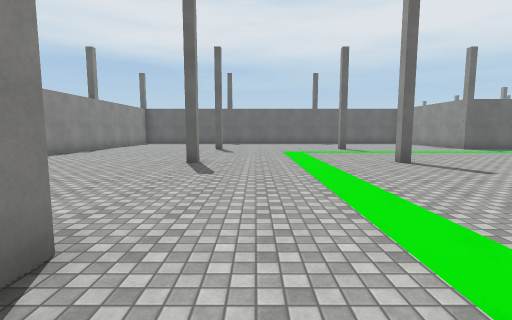
[1] (above)

24 first-person views from a walk through a Unity game level. The camera is 1.5 m above the floor, tilts 6° down and sees 85° across. The floor is counted in squares, 2 m on a side. Each view is taken from the middle of a square. On the plan, view 1 faces up. The plan holds only what a view shows up to about 10 squares ahead; the rest is blank. The place goes on beyond the plan. The player is left out. Surface patterns are stand-ins for the level's own textures.

[2]
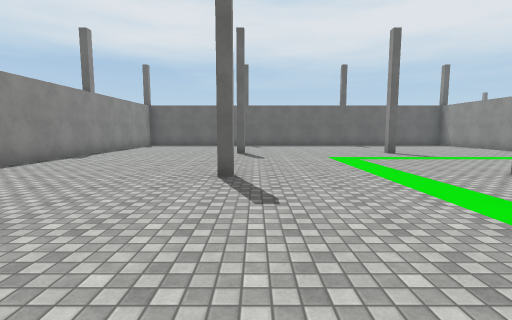

[3]
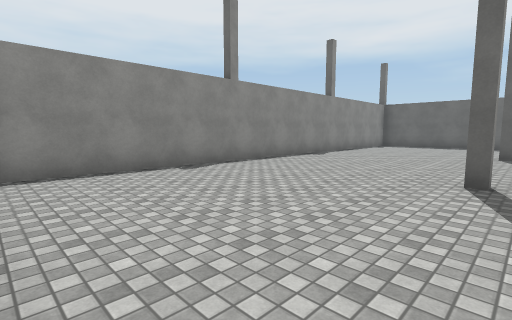

[4]
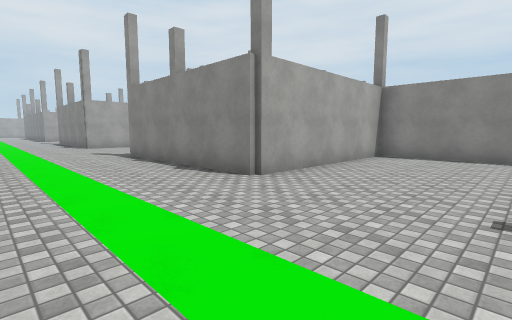

[5]
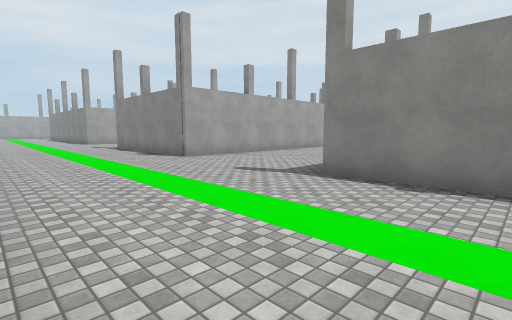

[6]
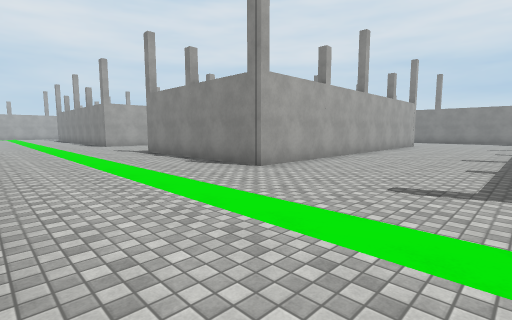

[7]
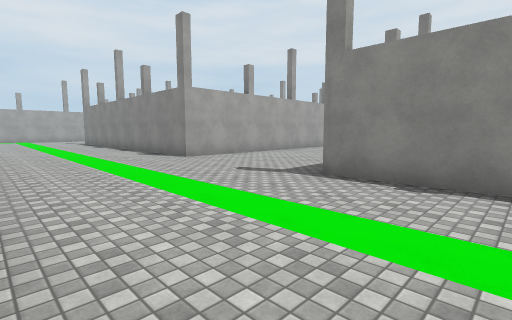

[8]
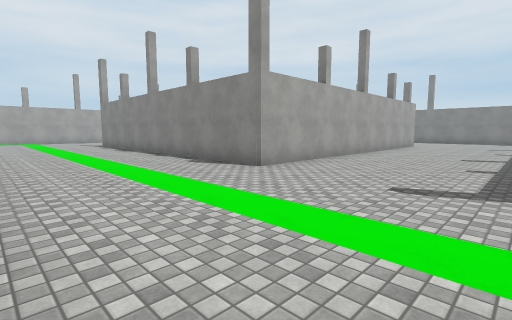

[9]
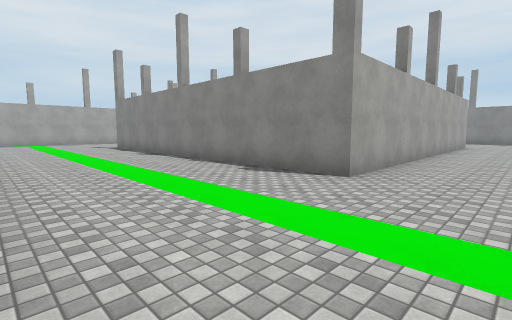

[10]
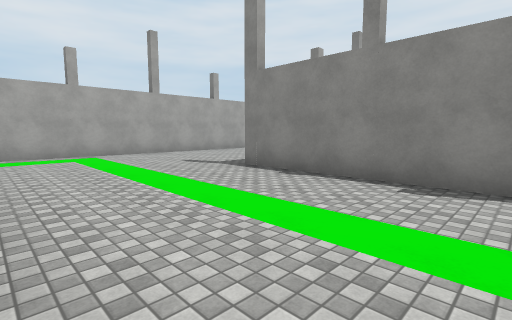

[11]
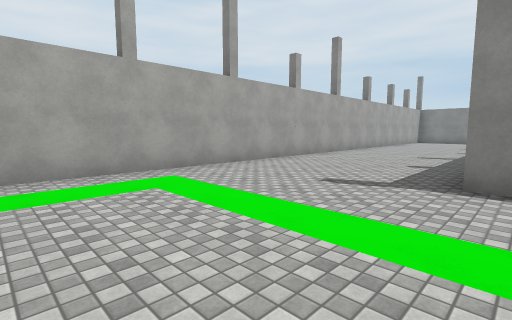

[12]
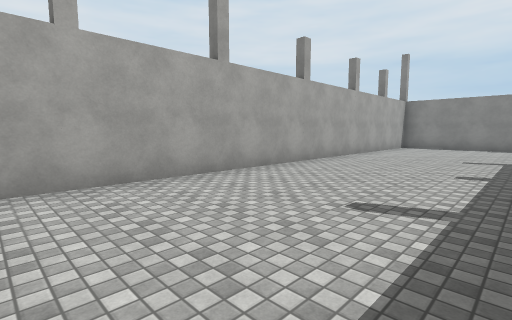

[13]
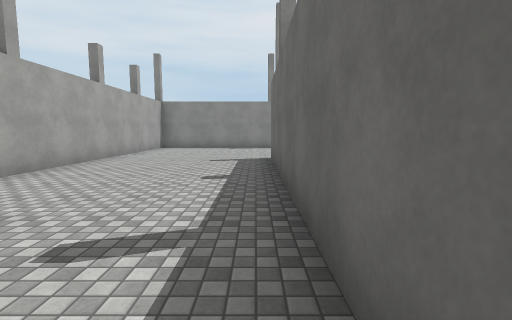

[14]
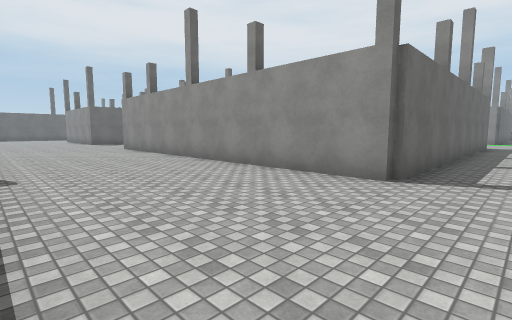

[15]
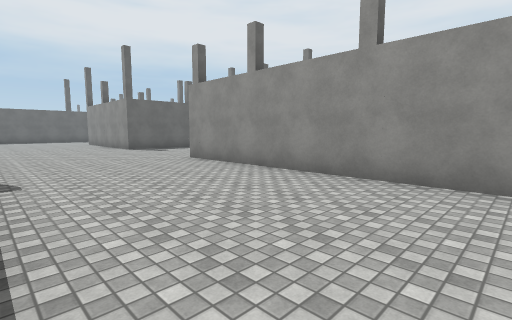

[16]
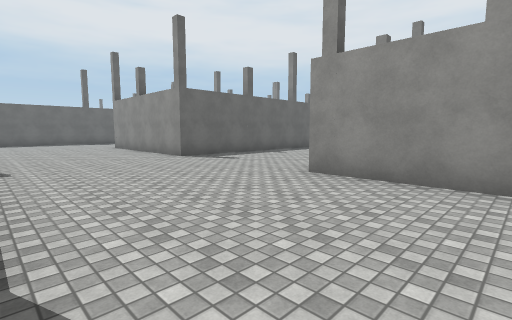

[17]
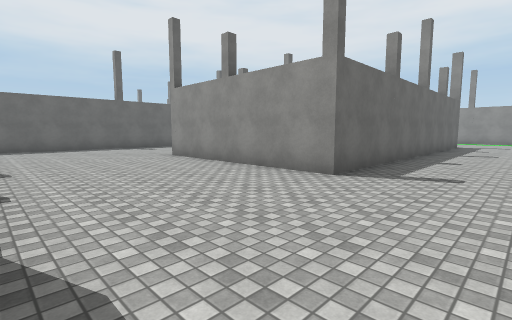

[18]
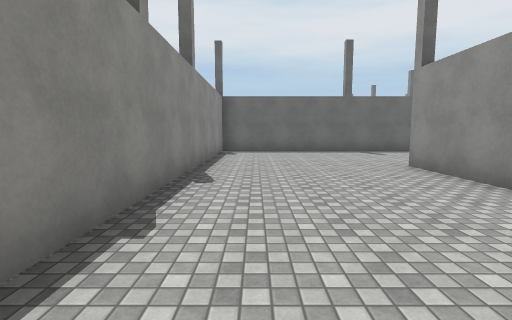

[19]
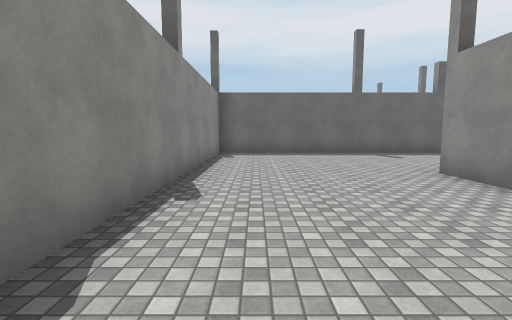

[20]
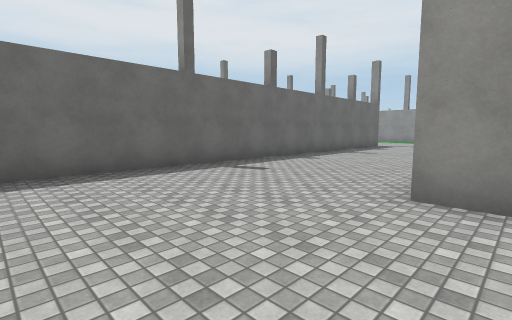

[21]
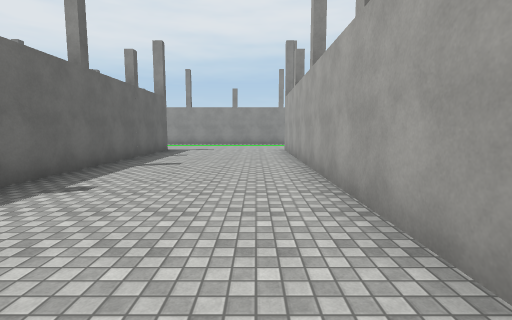

[22]
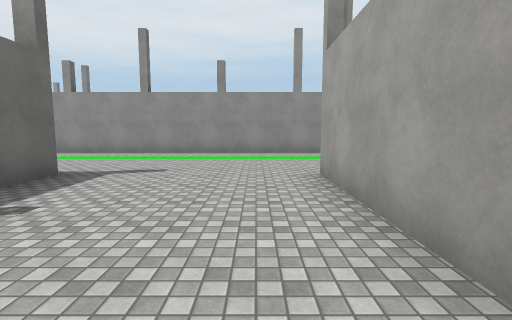

[23]
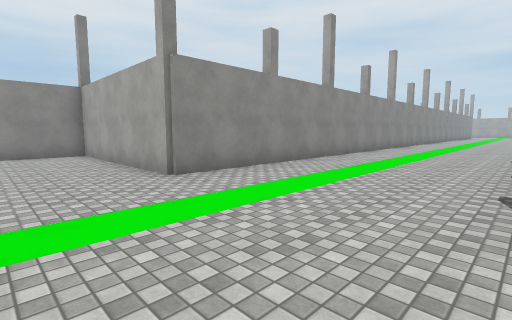

[24]
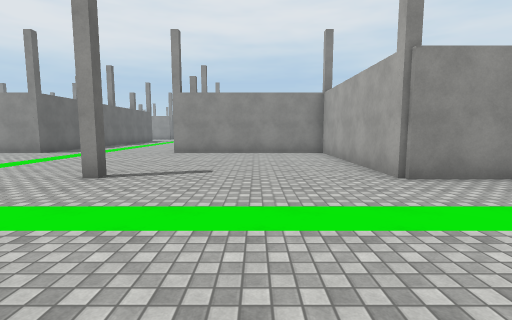

### Floor plan
Points are (right, up) in squares from view 1. A wall is a line through its corners. A room is listed if a view was taken in it or the views show most of it. See-through windows are left out.
Room 1 (views 1, 2, 3, 4, 5, 6, 7, 8, 9, 10, 11, 12, 13, 14, 15, 16, 17, 18, 19, 20, 21, 22, 23, 24)
walls: (-4.1, -13.6) (-11.7, -13.6) (-11.7, -8); (3.3, -9.3) (3.3, 1.7) (8.4, 1.7) (8.4, 6.8); (-10.9, -8.1) (-1.2, -8.1) (-1.2, -13.6); (-9.1, -18.1) (-1.2, -18.1) (-1.2, -28.6); (-3.1, -28.6) (-11.7, -28.6) (-11.7, -18); (-6.4, 12.1) (-6.4, 1.7) (-1.2, 1.7) (-1.2, -3.6) (-16.2, -3.6) (-16.2, -12.8); (-16.2, -29.5) (-16.2, -30); (9.1, 11.2) (8.4, 11.2) (8.4, 12.5); (-14.1, -33.1) (2.9, -33.1)

Where each view was taken, in squares from view 1:
view 1: 0 up, 0 right, facing up
view 2: 2 up, 1 left, facing up
view 3: 2 up, 1 left, facing up-left
view 4: 5 up, 2 right, facing down-left
view 5: 1 down, 3 right, facing down-left
view 6: 4 down, 3 right, facing down-left
view 7: 11 down, 3 right, facing down-left
view 8: 14 down, 3 right, facing down-left
view 9: 16 down, 3 right, facing down-left
view 10: 24 down, 3 right, facing down-left
view 11: 28 down, 3 right, facing down-left
view 12: 29 down, 3 left, facing down-left
view 13: 29 down, 4 left, facing left
view 14: 30 down, 16 left, facing up-right
view 15: 25 down, 16 left, facing up-right
view 16: 21 down, 16 left, facing up-right
view 17: 16 down, 16 left, facing up-right
view 18: 14 down, 15 left, facing up
view 19: 13 down, 15 left, facing up
view 20: 9 down, 15 left, facing up-right
view 21: 7 down, 12 left, facing right
view 22: 7 down, 6 left, facing right
view 23: 4 up, 1 left, facing down-right
view 24: 4 up, 1 left, facing right
